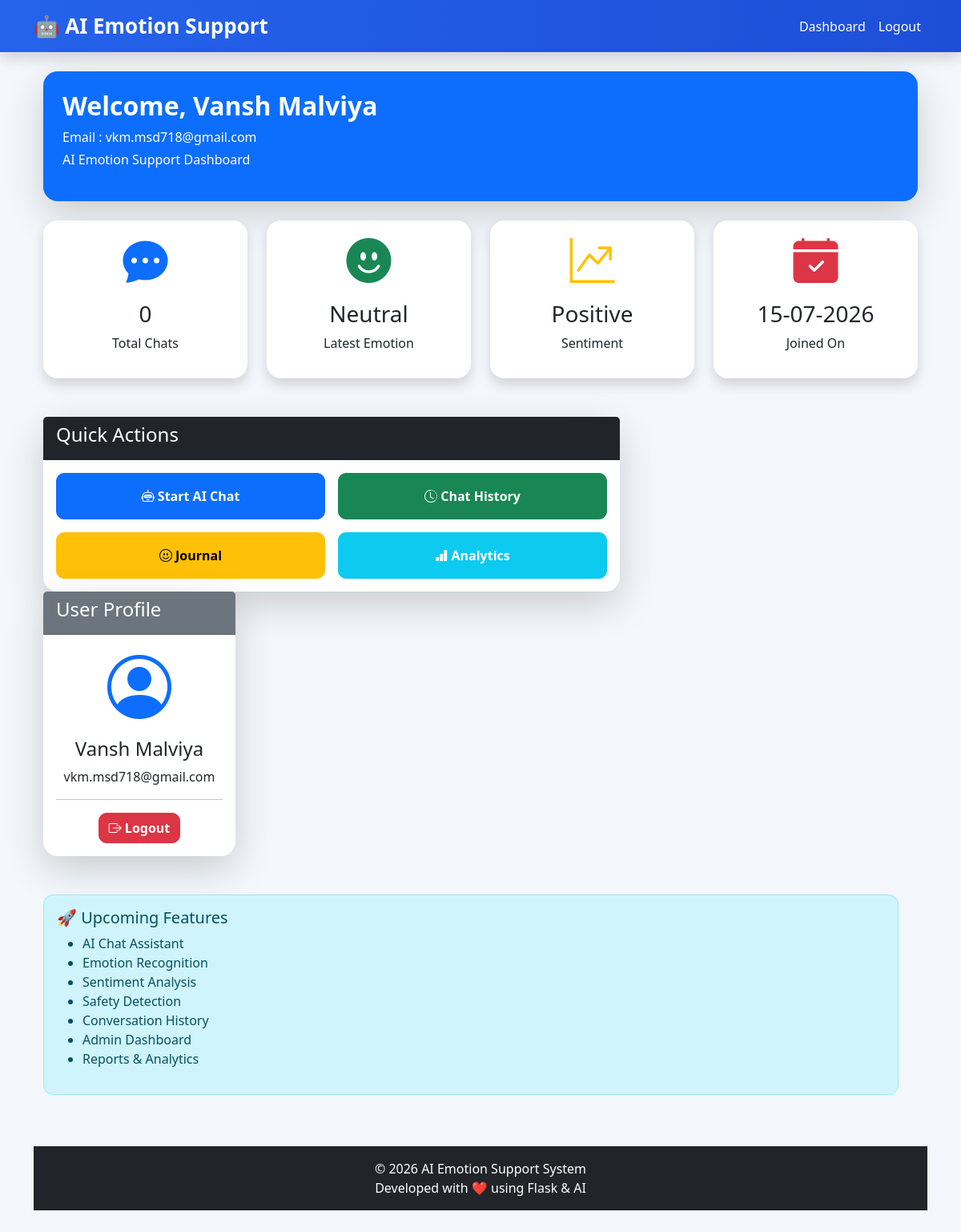
/dashboard (signed in), run on the app's committed database.
### models/user.py (models this page shows, shortened)
class User(UserMixin, db.Model):
    __tablename__ = "users"
    id = db.Column(
        db.Integer,
        primary_key=True
    )
    name = db.Column(
        db.String(100),
        nullable=False
    )
    email = db.Column(
        db.String(120),
        unique=True,
        nullable=False
    )
    password = db.Column(
        db.String(255),
        nullable=False
    )
    created_at = db.Column(
        db.DateTime,
        default=datetime.utcnow
    )

### routes/auth_routes.py (the view)
@auth.route("/dashboard")
@login_required
def dashboard():
    return render_template(
        "dashboard.html",
        user=current_user
    )

### app.py (called while the page is built)
@login_manager.user_loader
def load_user(user_id):
    return User.query.get(int(user_id))

### templates/dashboard.html (shortened to what this page needs)
{% extends "base.html" %}
{% block content %}
<div class="container-fluid">
    <div class="row mb-4">
        <div class="col-12">
            <div class="card border-0 shadow-lg bg-primary text-white">
                <div class="card-body p-4">
                    <h2 class="fw-bold">
                        Welcome, {{ user.name }}
                    </h2>
                    <p class="mb-1">
                        Email : {{ user.email }}
                    </p>
                    <p>
                        AI Emotion Support Dashboard
                    </p>
                </div>
            </div>
        </div>
    </div>
    <div class="row g-4">
        <div class="col-lg-3">
            <div class="card shadow border-0">
                <div class="card-body text-center">
                    <i class="bi bi-chat-dots-fill display-4 text-primary"></i>
                    <h3 class="mt-3">
                        0
                    </h3>
                    <p>
                        Total Chats
                    </p>
                </div>
            </div>
        </div>
        <div class="col-lg-3">
            <div class="card shadow border-0">
                <div class="card-body text-center">
                    <i class="bi bi-emoji-smile-fill display-4 text-success"></i>
                    <h3 class="mt-3">
                        Neutral
                    </h3>
                    <p>
                        Latest Emotion
                    </p>
                </div>
            </div>
        </div>
        <div class="col-lg-3">
            <div class="card shadow border-0">
                <div class="card-body text-center">
                    <i class="bi bi-graph-up-arrow display-4 text-warning"></i>
                    <h3 class="mt-3">
                        Positive
                    </h3>
                    <p>
                        Sentiment
                    </p>
                </div>
            </div>
        </div>
        <div class="col-lg-3">
            <div class="card shadow border-0">
                <div class="card-body text-center">
                    <i class="bi bi-calendar-check-fill display-4 text-danger"></i>
                    <h3 class="mt-3">
                        {{ user.created_at.strftime('%d-%m-%Y') }}
                    </h3>
                    <p>
                        Joined On
                    </p>
                </div>
            </div>
        </div>
    </div>
    <div class="row mt-5">
        <div class="col-lg-8">
            <div class="card shadow-lg border-0">
                <div class="card-header bg-dark text-white">
                    <h4>
                        Quick Actions
                    </h4>
                </div>
                <div class="card-body">
                    <div class="row g-3">
                        <div class="col-md-6">
                            <a href="{{ url_for('chat.chat_page') }}" class="btn btn-primary w-100 p-3">
                                <i class="bi bi-robot"></i>
                                Start AI Chat
                            </a>
                        </div>
                        <div class="col-md-6">
                            <a href="{{ url_for('chat.history') }}" class="btn btn-success w-100 p-3">
                                <i class="bi bi-clock-history"></i>
                                Chat History
                            </a>
                        </div>
                        <div class="col-md-6">
                            <a href="{{ url_for('journal.journal_page') }}" class="btn btn-warning w-100 p-3">
                                <i class="bi bi-emoji-smile"></i>
                                Journal
                            </a>
                        </div>
                        <div class="col-md-6">
                            <a href="/analytics" class="btn btn-info w-100 p-3 text-white">
                                <i class="bi bi-bar-chart-fill"></i>
                                Analytics
                            </a>
                        </div>
                    </div>
                </div>
            </div>
            <div class="col-lg-4">
                <div class="card shadow-lg border-0">
                    <div class="card-header bg-secondary text-white">
                        <h4>
                            User Profile
                        </h4>
                    </div>
                    <div class="card-body text-center">
                        <i class="bi bi-person-circle display-1 text-primary"></i>
                        <h4 class="mt-3">
                            {{ user.name }}
                        </h4>
                        <p>
                            {{ user.email }}
                        </p>
                        <hr>
                        <a href="{{ url_for('auth.logout') }}" class="btn btn-danger">
                            <i class="bi bi-box-arrow-right"></i>
                            Logout
                        </a>
                    </div>
                </div>
            </div>
        </div>
        <div class="row mt-5">
            <div class="col-12">
                <div class="alert alert-info">
                    <h5>
                        🚀 Upcoming Features
                    </h5>
                    <ul>
                        <li>AI Chat Assistant</li>
                        <li>Emotion Recognition</li>
                        <li>Sentiment Analysis</li>
                        <li>Safety Detection</li>
                        <li>Conversation History</li>
                        <li>Admin Dashboard</li>
                        <li>Reports & Analytics</li>
                    </ul>
                </div>
            </div>
        </div>
    </div>
    {% endblock %}

### static/css/style.css (style rules this page uses)
* { margin:0; padding:0; box-sizing:border-box; font-family:'Segoe UI',Tahoma,Geneva,Verdana,sans-serif; }
body { background:#f4f7fb; color:#333; min-height:100vh; }
.card { border:none; border-radius:18px; transition:.3s; }
.btn { border-radius:10px; font-weight:600; transition:.3s; }
.alert { border-radius:12px; }

### data on the page
User: name "Vansh Malviya", email "vkm.msd718@gmail.com", created_at "15-07-2026"
